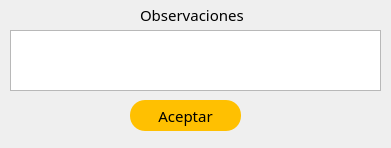
<?xml version="1.0" encoding="UTF-8"?>
<ui version="4.0">
 <class>Observaciones</class>
 <widget class="QWidget" name="Observaciones">
  <property name="geometry">
   <rect>
    <x>0</x>
    <y>0</y>
    <width>391</width>
    <height>148</height>
   </rect>
  </property>
  <property name="minimumSize">
   <size>
    <width>391</width>
    <height>148</height>
   </size>
  </property>
  <property name="maximumSize">
   <size>
    <width>391</width>
    <height>148</height>
   </size>
  </property>
  <property name="windowTitle">
   <string>Observaciones</string>
  </property>
  <property name="windowIcon">
   <iconset>
    <normaloff>../imagenes/iconoComentarios.png</normaloff>../imagenes/iconoComentarios.png</iconset>
  </property>
  <property name="styleSheet">
   <string notr="true">*{
font-family:century gothic;
font-size: 15px;
}
#vtnCantidad{
 background:#fefefe;
}
QPushButton{
border-radius:15px;
background:#ffc001;
}

QPushButton:hover{
background:#dea806;
}
QLineEdit{
	border:none;
	border-bottom: 1px solid black;
	background:transparent;
}

</string>
  </property>
  <widget class="QPushButton" name="btnAceptarObservaciones">
   <property name="geometry">
    <rect>
     <x>130</x>
     <y>100</y>
     <width>111</width>
     <height>31</height>
    </rect>
   </property>
   <property name="text">
    <string>Aceptar</string>
   </property>
   <property name="shortcut">
    <string>Enter</string>
   </property>
  </widget>
  <widget class="QTextEdit" name="textObservaciones">
   <property name="geometry">
    <rect>
     <x>10</x>
     <y>30</y>
     <width>371</width>
     <height>61</height>
    </rect>
   </property>
  </widget>
  <widget class="QLabel" name="label">
   <property name="geometry">
    <rect>
     <x>140</x>
     <y>0</y>
     <width>121</width>
     <height>31</height>
    </rect>
   </property>
   <property name="text">
    <string>&lt;html&gt;&lt;head/&gt;&lt;body&gt;&lt;p&gt;Observaciones&lt;/p&gt;&lt;/body&gt;&lt;/html&gt;</string>
   </property>
  </widget>
 </widget>
 <tabstops>
  <tabstop>textObservaciones</tabstop>
  <tabstop>btnAceptarObservaciones</tabstop>
 </tabstops>
 <resources/>
 <connections>
  <connection>
   <sender>btnAceptarObservaciones</sender>
   <signal>clicked()</signal>
   <receiver>Observaciones</receiver>
   <slot>close()</slot>
   <hints>
    <hint type="sourcelabel">
     <x>211</x>
     <y>110</y>
    </hint>
    <hint type="destinationlabel">
     <x>342</x>
     <y>114</y>
    </hint>
   </hints>
  </connection>
 </connections>
</ui>
